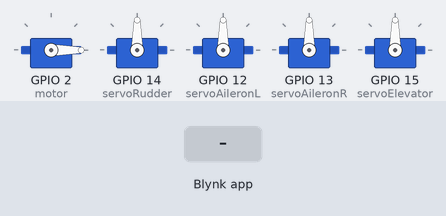
Bench run of a sketch on a simulated ESP8266 (NodeMCU). Parts: 5 × servo. The test bench sets the inputs (shaded band). WiFi joins after 1.5 s; servers stay silent unless stated.

Above: at 13.0 s.
13.1 s: Blynk app writes 200 to V1
At 13.6 s:
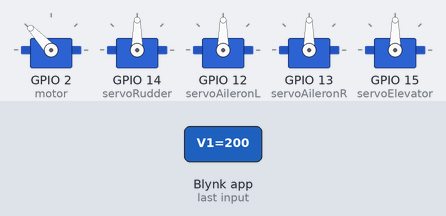
14.6 s: Blynk app writes 1 to V2
At 15.8 s:
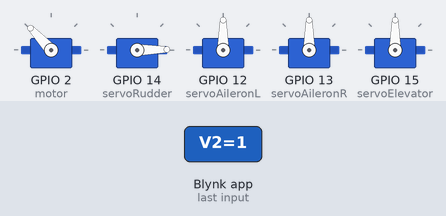
16.1 s: Blynk app writes 1 to V1
At 17.2 s:
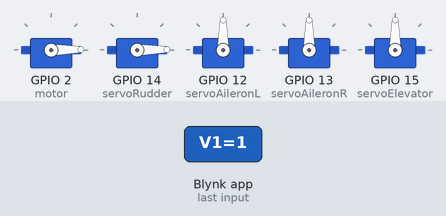
17.6 s: Blynk app writes 200 to V2
At 18.3 s:
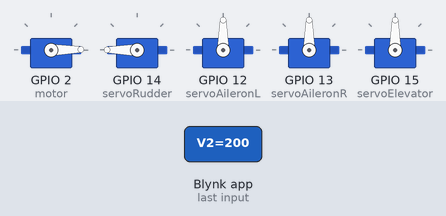
19.1 s: Blynk app writes 1 to V4
At 19.4 s:
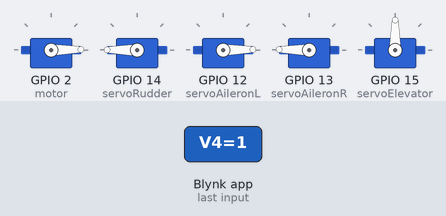
20.6 s: Blynk app writes 0 to V2
At 21.8 s:
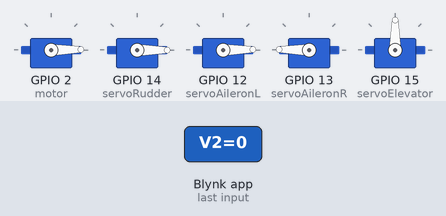
Timing chart, 0 to 23.1 s (numbered marks = the images above; inputs shaded):
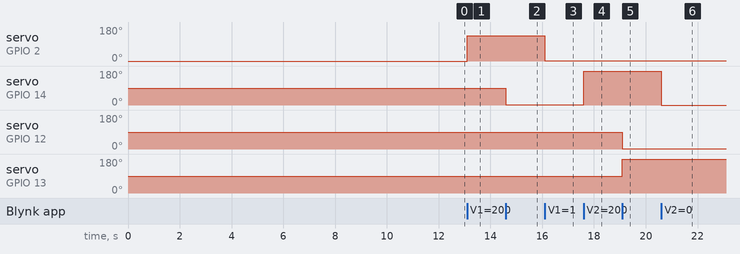

The sketch:

esp8266Plane.ino
```cpp
#define BLYNK_PRINT Serial
#include <ESP8266WiFi.h>
#include <BlynkSimpleEsp8266.h>
#include <Servo.h>

//Found in BLYNK --> Gear on top right --> Under auth token is
//the list of letters and numbers you replace "auth token" with
char auth[] = "customAuthenticator";

//Phone name
char ssid[] = "phoneName";

//Hotspot Password
char pass[] = "hotspotPassword";

Servo motor;
Servo servoRudder;
Servo servoAileronL;
Servo servoAileronR;
Servo servoElevator;

float speedMultiplier;
float rudderTrim;
float aileronTrim;
float elevatorTrim;

void setup()
{
  motor.write(90);
  delay(10000);
  motor.write(0);

  Serial.begin(9600);
  Blynk.begin(auth, ssid, pass);

  motor.attach(2); //nodeMCU port D4
  servoRudder.attach(14); //nodeMCU port D5
  servoAileronL.attach(12); //nodeMCU port D6
  servoAileronR.attach(13); //nodeMCU port D7
  servoElevator.attach(15); //nodeMCU port D8

  Blynk.virtualWrite(V1, 90);
  Blynk.virtualWrite(V5, 0);
  Blynk.virtualWrite(V6, 5);
  Blynk.virtualWrite(V7, 5);
  Blynk.virtualWrite(V8, 5);
}

void loop()
{
  Blynk.run();
}

BLYNK_WRITE(V1) {
  motor.write(map(param.asInt(),0,180,0,120));
}
BLYNK_WRITE(V2) {
  servoRudder.write(param.asInt()+rudderTrim);
}
BLYNK_WRITE(V4) {
  servoAileronL.write(param.asInt()+aileronTrim);
  servoAileronR.write(-(param.asInt()+aileronTrim) + 180);
}
BLYNK_WRITE(V3) {
  servoElevator.write(param.asInt()+elevatorTrim);
}
BLYNK_WRITE(V5) {
  speedMultiplier = 5 * param.asInt()+1;
}
BLYNK_WRITE(V6) {
  rudderTrim = 4*param.asInt()-20;
}
BLYNK_WRITE(V7) {
  aileronTrim = 4*param.asInt()-20;
}
BLYNK_WRITE(V8) {
  elevatorTrim = 4*param.asInt()-20;
}
```

Measured:
- after the input at 13.1 s, servo on GPIO 2 (motor): 0° → 133° at once
- after the input at 14.6 s, servo on GPIO 14 (servoRudder): 90° → 1° at once
- after the input at 16.1 s, servo on GPIO 2 (motor): 133° → 1° at once
- after the input at 17.6 s, servo on GPIO 14 (servoRudder): 1° → 180° at once
- after the input at 19.1 s, servo on GPIO 12 (servoAileronL): 90° → 1° at once; servo on GPIO 13 (servoAileronR): 90° → 179° at once
- after the input at 20.6 s, servo on GPIO 14 (servoRudder): 180° → 0° at once
